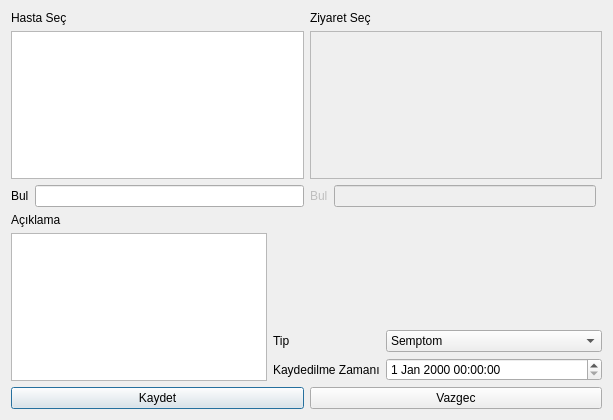
<?xml version="1.0" encoding="UTF-8"?>
<ui version="4.0">
 <class>bulguekle</class>
 <widget class="QDialog" name="bulguekle">
  <property name="geometry">
   <rect>
    <x>0</x>
    <y>0</y>
    <width>613</width>
    <height>420</height>
   </rect>
  </property>
  <property name="windowTitle">
   <string>Yeni Bulgu</string>
  </property>
  <layout class="QGridLayout" name="gridLayout_3">
   <item row="0" column="0">
    <layout class="QHBoxLayout" name="horizontalLayout">
     <item>
      <layout class="QGridLayout" name="gridLayout">
       <item row="0" column="0" colspan="2">
        <widget class="QLabel" name="lblHastatable">
         <property name="text">
          <string>Hasta Seç</string>
         </property>
         <property name="buddy">
          <cstring>HastatableWidget</cstring>
         </property>
        </widget>
       </item>
       <item row="1" column="0" colspan="2">
        <widget class="QTableWidget" name="HastatableWidget"/>
       </item>
       <item row="2" column="0">
        <widget class="QLabel" name="lblHastaBul">
         <property name="text">
          <string>Bul</string>
         </property>
         <property name="buddy">
          <cstring>leHastaBul</cstring>
         </property>
        </widget>
       </item>
       <item row="2" column="1">
        <widget class="QLineEdit" name="leHastaBul"/>
       </item>
      </layout>
     </item>
     <item>
      <layout class="QGridLayout" name="gridLayout_2">
       <item row="3" column="0">
        <widget class="QLabel" name="lblZiyaretBul">
         <property name="enabled">
          <bool>false</bool>
         </property>
         <property name="text">
          <string>Bul</string>
         </property>
         <property name="buddy">
          <cstring>leZiyaretBul</cstring>
         </property>
        </widget>
       </item>
       <item row="1" column="0" colspan="3">
        <widget class="QTableWidget" name="ZiyarettableWidget">
         <property name="enabled">
          <bool>false</bool>
         </property>
        </widget>
       </item>
       <item row="0" column="0" colspan="3">
        <widget class="QLabel" name="lblZiyarettable">
         <property name="text">
          <string>Ziyaret Seç</string>
         </property>
         <property name="buddy">
          <cstring>ZiyarettableWidget</cstring>
         </property>
        </widget>
       </item>
       <item row="3" column="1">
        <widget class="QLineEdit" name="leZiyaretBul">
         <property name="enabled">
          <bool>false</bool>
         </property>
        </widget>
       </item>
      </layout>
     </item>
    </layout>
   </item>
   <item row="1" column="0">
    <layout class="QFormLayout" name="formLayout_2">
     <item row="0" column="0">
      <layout class="QVBoxLayout" name="verticalLayout">
       <item>
        <widget class="QLabel" name="lblAciklama">
         <property name="text">
          <string>Açıklama</string>
         </property>
         <property name="buddy">
          <cstring>teAciklama</cstring>
         </property>
        </widget>
       </item>
       <item>
        <widget class="QTextEdit" name="teAciklama"/>
       </item>
      </layout>
     </item>
     <item row="0" column="1">
      <layout class="QFormLayout" name="formLayout">
       <item row="1" column="0">
        <widget class="QLabel" name="lblTip">
         <property name="text">
          <string>Tip</string>
         </property>
         <property name="buddy">
          <cstring>cbTip</cstring>
         </property>
        </widget>
       </item>
       <item row="1" column="1">
        <widget class="QComboBox" name="cbTip">
         <item>
          <property name="text">
           <string>Semptom</string>
          </property>
         </item>
         <item>
          <property name="text">
           <string>Fiziksel Muayene</string>
          </property>
         </item>
         <item>
          <property name="text">
           <string>Labaratuvar</string>
          </property>
         </item>
         <item>
          <property name="text">
           <string>Görüntüleme</string>
          </property>
         </item>
        </widget>
       </item>
       <item row="2" column="0">
        <widget class="QLabel" name="lblKaydedilmeZamani">
         <property name="text">
          <string>Kaydedilme Zamanı</string>
         </property>
         <property name="buddy">
          <cstring>dteKaydedilmeZamani</cstring>
         </property>
        </widget>
       </item>
       <item row="2" column="1">
        <widget class="QDateTimeEdit" name="dteKaydedilmeZamani"/>
       </item>
       <item row="0" column="1">
        <spacer name="verticalSpacer">
         <property name="orientation">
          <enum>Qt::Orientation::Vertical</enum>
         </property>
         <property name="sizeHint" stdset="0">
          <size>
           <width>20</width>
           <height>40</height>
          </size>
         </property>
        </spacer>
       </item>
      </layout>
     </item>
    </layout>
   </item>
   <item row="2" column="0">
    <layout class="QHBoxLayout" name="horizontalLayout_2">
     <item>
      <widget class="QPushButton" name="btnKaydet">
       <property name="text">
        <string>Kaydet</string>
       </property>
      </widget>
     </item>
     <item>
      <widget class="QPushButton" name="btnVazgec">
       <property name="text">
        <string>Vazgec</string>
       </property>
      </widget>
     </item>
    </layout>
   </item>
  </layout>
 </widget>
 <resources/>
 <connections>
  <connection>
   <sender>btnVazgec</sender>
   <signal>clicked()</signal>
   <receiver>bulguekle</receiver>
   <slot>reject()</slot>
   <hints>
    <hint type="sourcelabel">
     <x>382</x>
     <y>391</y>
    </hint>
    <hint type="destinationlabel">
     <x>416</x>
     <y>279</y>
    </hint>
   </hints>
  </connection>
 </connections>
</ui>
